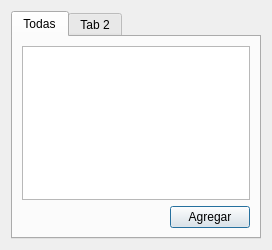
<?xml version="1.0" encoding="UTF-8"?>
<ui version="4.0">
 <class>Calendar</class>
 <widget class="QDialog" name="Calendar">
  <property name="geometry">
   <rect>
    <x>0</x>
    <y>0</y>
    <width>258</width>
    <height>250</height>
   </rect>
  </property>
  <property name="windowTitle">
   <string>Calendario</string>
  </property>
  <layout class="QHBoxLayout" name="horizontalLayout_2">
   <item>
    <widget class="QTabWidget" name="tabWidget">
     <property name="sizePolicy">
      <sizepolicy hsizetype="Expanding" vsizetype="Expanding">
       <horstretch>0</horstretch>
       <verstretch>0</verstretch>
      </sizepolicy>
     </property>
     <property name="minimumSize">
      <size>
       <width>250</width>
       <height>0</height>
      </size>
     </property>
     <property name="tabShape">
      <enum>QTabWidget::Rounded</enum>
     </property>
     <property name="currentIndex">
      <number>0</number>
     </property>
     <property name="tabsClosable">
      <bool>false</bool>
     </property>
     <widget class="QWidget" name="tab">
      <attribute name="title">
       <string>Todas</string>
      </attribute>
      <layout class="QVBoxLayout" name="verticalLayout">
       <item>
        <widget class="QListWidget" name="lista">
         <property name="layoutMode">
          <enum>QListView::SinglePass</enum>
         </property>
         <property name="viewMode">
          <enum>QListView::ListMode</enum>
         </property>
         <property name="modelColumn">
          <number>0</number>
         </property>
         <property name="sortingEnabled">
          <bool>false</bool>
         </property>
        </widget>
       </item>
       <item>
        <layout class="QHBoxLayout" name="horizontalLayout_3">
         <item>
          <spacer name="horizontalSpacer">
           <property name="orientation">
            <enum>Qt::Horizontal</enum>
           </property>
           <property name="sizeHint" stdset="0">
            <size>
             <width>40</width>
             <height>20</height>
            </size>
           </property>
          </spacer>
         </item>
         <item>
          <widget class="QPushButton" name="btnAgregar">
           <property name="text">
            <string>Agregar</string>
           </property>
          </widget>
         </item>
        </layout>
       </item>
      </layout>
     </widget>
     <widget class="QWidget" name="tab_2">
      <attribute name="title">
       <string>Tab 2</string>
      </attribute>
      <layout class="QVBoxLayout" name="verticalLayout_2">
       <item>
        <widget class="QListWidget" name="lista2"/>
       </item>
       <item>
        <layout class="QHBoxLayout" name="horizontalLayout">
         <item>
          <spacer name="horizontalSpacer_2">
           <property name="orientation">
            <enum>Qt::Horizontal</enum>
           </property>
           <property name="sizeHint" stdset="0">
            <size>
             <width>40</width>
             <height>20</height>
            </size>
           </property>
          </spacer>
         </item>
         <item>
          <widget class="QPushButton" name="pushButton">
           <property name="text">
            <string>Agregar</string>
           </property>
          </widget>
         </item>
        </layout>
       </item>
      </layout>
     </widget>
    </widget>
   </item>
  </layout>
 </widget>
 <resources/>
 <connections/>
</ui>
